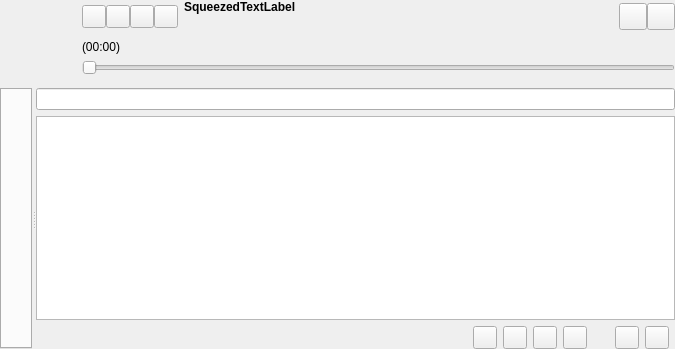
<?xml version="1.0" encoding="UTF-8"?>
<ui version="4.0">
 <class>MainWindow</class>
 <widget class="QWidget" name="MainWindow">
  <property name="geometry">
   <rect>
    <x>0</x>
    <y>0</y>
    <width>675</width>
    <height>349</height>
   </rect>
  </property>
  <property name="windowTitle">
   <string>Form</string>
  </property>
  <layout class="QGridLayout" name="gridLayout_2">
   <property name="margin">
    <number>0</number>
   </property>
   <item row="0" column="0" rowspan="3">
    <widget class="QLabel" name="coverWidget">
     <property name="sizePolicy">
      <sizepolicy hsizetype="Fixed" vsizetype="Fixed">
       <horstretch>0</horstretch>
       <verstretch>0</verstretch>
      </sizepolicy>
     </property>
     <property name="minimumSize">
      <size>
       <width>76</width>
       <height>76</height>
      </size>
     </property>
     <property name="maximumSize">
      <size>
       <width>76</width>
       <height>76</height>
      </size>
     </property>
    </widget>
   </item>
   <item row="0" column="1">
    <layout class="QHBoxLayout" name="horizontalLayout">
     <property name="spacing">
      <number>0</number>
     </property>
     <item>
      <widget class="QToolButton" name="prevTrackButton"/>
     </item>
     <item>
      <widget class="QToolButton" name="playPauseTrackButton"/>
     </item>
     <item>
      <widget class="QToolButton" name="stopTrackButton"/>
     </item>
     <item>
      <widget class="QToolButton" name="nextTrackButton"/>
     </item>
    </layout>
   </item>
   <item row="0" column="2">
    <layout class="QVBoxLayout" name="verticalLayout_2">
     <item>
      <widget class="SqueezedTextLabel" name="trackLabel">
       <property name="sizePolicy">
        <sizepolicy hsizetype="MinimumExpanding" vsizetype="Fixed">
         <horstretch>0</horstretch>
         <verstretch>0</verstretch>
        </sizepolicy>
       </property>
       <property name="minimumSize">
        <size>
         <width>128</width>
         <height>0</height>
        </size>
       </property>
       <property name="font">
        <font>
         <weight>75</weight>
         <bold>true</bold>
        </font>
       </property>
       <property name="text">
        <string>SqueezedTextLabel</string>
       </property>
      </widget>
     </item>
     <item>
      <widget class="SqueezedTextLabel" name="artistLabel"/>
     </item>
    </layout>
   </item>
   <item row="0" column="3">
    <layout class="QHBoxLayout" name="horizontalLayout_3">
     <property name="spacing">
      <number>0</number>
     </property>
     <item>
      <widget class="QToolButton" name="volumeButton">
       <property name="iconSize">
        <size>
         <width>20</width>
         <height>20</height>
        </size>
       </property>
      </widget>
     </item>
     <item>
      <widget class="QToolButton" name="menuButton">
       <property name="iconSize">
        <size>
         <width>20</width>
         <height>20</height>
        </size>
       </property>
      </widget>
     </item>
    </layout>
   </item>
   <item row="1" column="1" colspan="3">
    <widget class="SqueezedTextLabel" name="songTimeElapsedLabel">
     <property name="sizePolicy">
      <sizepolicy hsizetype="Preferred" vsizetype="Fixed">
       <horstretch>0</horstretch>
       <verstretch>0</verstretch>
      </sizepolicy>
     </property>
     <property name="text">
      <string>(00:00)</string>
     </property>
    </widget>
   </item>
   <item row="2" column="1" colspan="3">
    <widget class="TimeSlider" name="positionSlider">
     <property name="pageStep">
      <number>0</number>
     </property>
     <property name="orientation">
      <enum>Qt::Horizontal</enum>
     </property>
    </widget>
   </item>
   <item row="3" column="0" colspan="4">
    <widget class="MessageWidget" name="messageWidget">
     <property name="frameShape">
      <enum>QFrame::StyledPanel</enum>
     </property>
     <property name="frameShadow">
      <enum>QFrame::Raised</enum>
     </property>
    </widget>
   </item>
   <item row="4" column="0" colspan="4">
    <widget class="AutohidingSplitter" name="splitter">
     <property name="enabled">
      <bool>true</bool>
     </property>
     <property name="sizePolicy">
      <sizepolicy hsizetype="MinimumExpanding" vsizetype="MinimumExpanding">
       <horstretch>0</horstretch>
       <verstretch>0</verstretch>
      </sizepolicy>
     </property>
     <property name="orientation">
      <enum>Qt::Horizontal</enum>
     </property>
     <widget class="FancyTabWidget" name="tabWidget">
      <property name="minimumSize">
       <size>
        <width>32</width>
        <height>32</height>
       </size>
      </property>
     </widget>
     <widget class="QWidget" name="groupBox_3">
      <property name="sizePolicy">
       <sizepolicy hsizetype="Expanding" vsizetype="Expanding">
        <horstretch>2</horstretch>
        <verstretch>0</verstretch>
       </sizepolicy>
      </property>
      <layout class="QGridLayout" name="gridLayout">
       <property name="margin">
        <number>0</number>
       </property>
       <item row="0" column="0" colspan="10">
        <widget class="LineEdit" name="searchPlaylistLineEdit"/>
       </item>
       <item row="1" column="0" colspan="10">
        <widget class="PlayQueueView" name="playQueue"/>
       </item>
       <item row="2" column="0">
        <widget class="SqueezedTextLabel" name="playListStatsLabel"/>
       </item>
       <item row="2" column="1">
        <spacer>
         <property name="orientation">
          <enum>Qt::Horizontal</enum>
         </property>
         <property name="sizeHint" stdset="0">
          <size>
           <width>6</width>
           <height>21</height>
          </size>
         </property>
        </spacer>
       </item>
       <item row="2" column="2">
        <widget class="QToolButton" name="repeatPushButton">
         <property name="checkable">
          <bool>true</bool>
         </property>
         <property name="checked">
          <bool>false</bool>
         </property>
        </widget>
       </item>
       <item row="2" column="3">
        <widget class="QToolButton" name="singlePushButton">
         <property name="checkable">
          <bool>true</bool>
         </property>
         <property name="checked">
          <bool>false</bool>
         </property>
        </widget>
       </item>
       <item row="2" column="4">
        <widget class="QToolButton" name="randomPushButton">
         <property name="checkable">
          <bool>true</bool>
         </property>
        </widget>
       </item>
       <item row="2" column="6">
        <spacer name="horizontalSpacer_4">
         <property name="orientation">
          <enum>Qt::Horizontal</enum>
         </property>
         <property name="sizeType">
          <enum>QSizePolicy::Fixed</enum>
         </property>
         <property name="sizeHint" stdset="0">
          <size>
           <width>16</width>
           <height>16</height>
          </size>
         </property>
        </spacer>
       </item>
       <item row="2" column="7">
        <widget class="QToolButton" name="savePlaylistPushButton"/>
       </item>
       <item row="2" column="8">
        <widget class="QToolButton" name="removeAllFromPlaylistPushButton"/>
       </item>
       <item row="2" column="5">
        <widget class="QToolButton" name="consumePushButton"/>
       </item>
      </layout>
     </widget>
    </widget>
   </item>
  </layout>
 </widget>
 <customwidgets>
  <customwidget>
   <class>SqueezedTextLabel</class>
   <extends>QLabel</extends>
   <header>squeezedtextlabel.h</header>
  </customwidget>
  <customwidget>
   <class>LineEdit</class>
   <extends>QLineEdit</extends>
   <header>lineedit.h</header>
  </customwidget>
  <customwidget>
   <class>PlayQueueView</class>
   <extends>QTreeView</extends>
   <header>playqueueview.h</header>
  </customwidget>
  <customwidget>
   <class>TimeSlider</class>
   <extends>QSlider</extends>
   <header>timeslider.h</header>
  </customwidget>
  <customwidget>
   <class>FancyTabWidget</class>
   <extends>QTabWidget</extends>
   <header>fancytabwidget.h</header>
   <container>1</container>
  </customwidget>
  <customwidget>
   <class>MessageWidget</class>
   <extends>QFrame</extends>
   <header>messagewidget.h</header>
   <container>1</container>
  </customwidget>
  <customwidget>
   <class>AutohidingSplitter</class>
   <extends>QSplitter</extends>
   <header>autohidingsplitter.h</header>
   <container>1</container>
  </customwidget>
 </customwidgets>
 <resources/>
 <connections/>
</ui>
